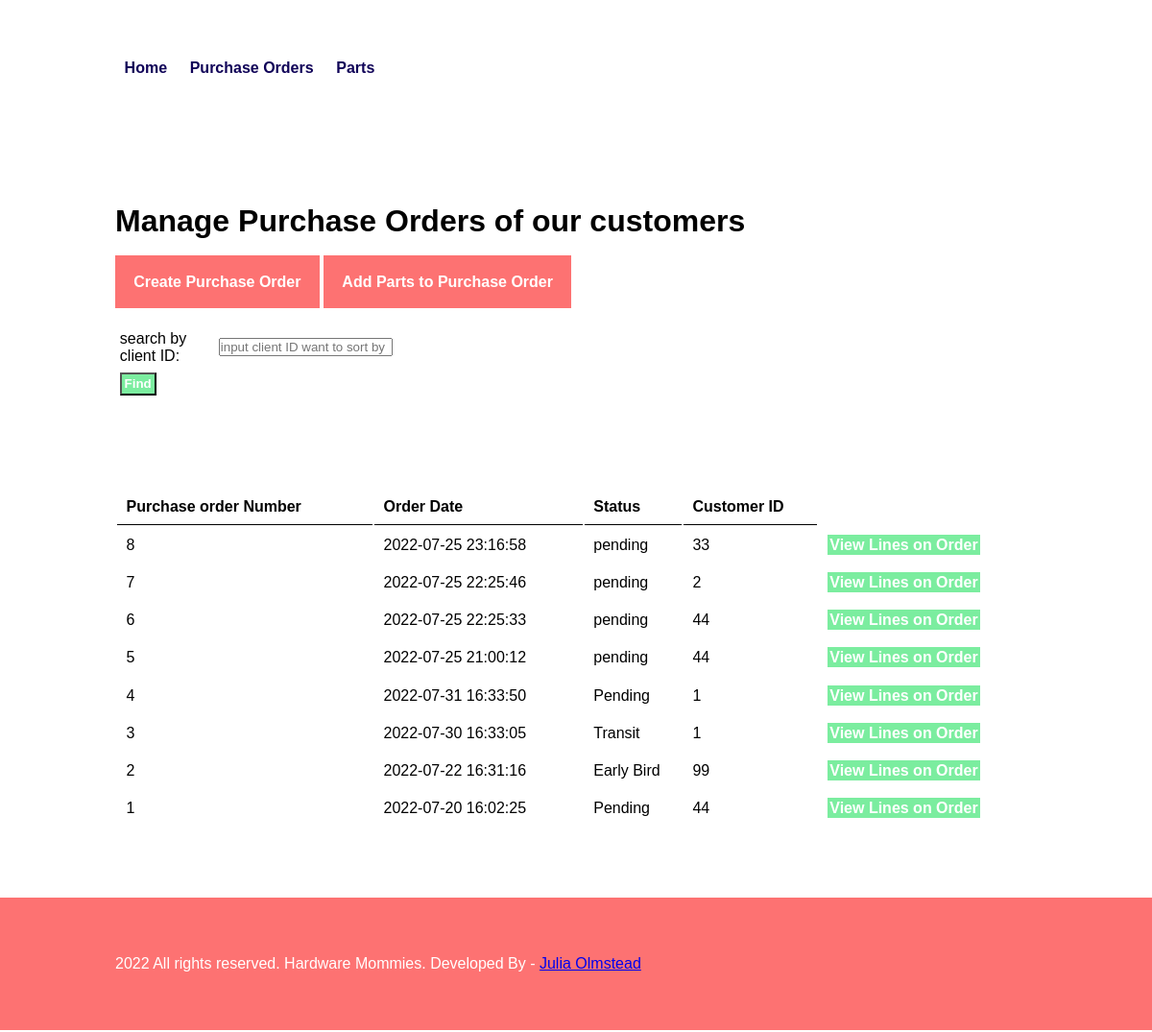
The app's page /hardware-order/admin639/manage-pos639.php with its own data.
### tables this page shows
CREATE TABLE `PurchaseOrder0639` (
  `poNo639` int(11) NOT NULL,
  `datePO639` datetime DEFAULT current_timestamp(),
  `statusPO639` varchar(45) DEFAULT NULL,
  `Clients639_idClients639` int(11) NOT NULL
);

### hardware-order/admin639/manage-pos639.php (the view, shortened to what this page needs)
<?php include ('partials/menu.php');
  ?>
<div class = "main-content">
       <div class = "wrapper">
           <h1> Manage Purchase Orders of our customers </h1>
           <br /><br />
                <a href="<?php echo SITEURL; ?>admin639/add-PO639.php" class="btn-primary">Create Purchase Order</a>
                <a href="<?php echo SITEURL; ?>admin639/add-lines639.php" class="btn-primary">Add Parts to Purchase Order</a>
                <br /><br /><br />
                <form action ="" method= "POST" enctype = "multipart/form-data>" >
        <table class = "tbl-30">
<tr>
     <td> search by client ID:</td>
     <td>
         <input type="text" name="Clients639_idClients639" placeholder = "input client ID want to sort by">
</td>
</tr>
                <tr>
    <td colspan ="2">
        <input type = "submit" name ="submit" value = "Find" class = "btn-secondary">
</table>
    </form>
                <br /><br /><br />
<br><br>
<table class="tbl-full">
    <tr>
        <th>Purchase order Number</th>
        <th>Order Date</th>
        <th>Status</th>
        <th>Customer ID</th>
    <?php
    if(isset($_GET['Clients639_idClients639']))
    {
        $Clients639_idClients639 = $_GET['Clients639_idClients639'];
        $sql2 = "SELECT * FROM PurchaseOrder0639 WHERE Clients639_idClients639= '$Clients639_idClients639' ";
        $res2 = mysqli_query($conn, $sql2);
        $count = mysqli_num_rows($res2);
        if($count>0)
        {
         while($row2=mysqli_fetch_assoc($res2))
         {
            $poNo639 = $row2['poNo639'];
            $datePO639= $row2['datePO639'];
            $statusPO639 = $row2['statusPO639'];
            $Clients639_idClients639 = $row2['Clients639_idClients639'];
            ?>
                    <tr>
                        <td><?php echo $poNo639; ?></td>
                        <td><?php echo $datePO639; ?></td>
                        <td><?php echo $statusPO639; ?></td>
                        <td><?php echo $Clients639_idClients639; ?></td>
                        <td>
                            <a href="<?php echo SITEURL; ?>admin639/manage-lines639.php?PurchaseOrder0639_poNo639=<?php echo $poNo639; ?>" class="btn-secondary">View Lines on Order</a>
                        </td>
                    </tr>
                <?php
         }
    }
}else {
        $sql = "SELECT * FROM PurchaseOrder0639 ORDER BY poNo639 DESC";
        $res = mysqli_query($conn, $sql);
        $count = mysqli_num_rows($res);
        if($count>0)
        {
            while($row=mysqli_fetch_assoc($res))
            {
                $poNo639 = $row['poNo639'];
                $datePO639= $row['datePO639'];
                $statusPO639 = $row['statusPO639'];
                $Clients639_idClients639 = $row['Clients639_idClients639'];
                ?>
                    <tr>
                        <td><?php echo $poNo639; ?></td>
                        <td><?php echo $datePO639; ?></td>
                        <td><?php echo $statusPO639; ?></td>
                        <td><?php echo $Clients639_idClients639; ?></td>
                        <td>
                            <a href="<?php echo SITEURL; ?>admin639/manage-lines639.php?PurchaseOrder0639_poNo639=<?php echo $poNo639; ?>" class="btn-secondary">View Lines on Order</a>
                        </td>
                    </tr>
                <?php
            }
        }
    }
    ?>
</table>
</div>
</div>
<?php include ('partials/footer.php'); ?>

### hardware-order/admin639/partials/menu.php (shortened to what this page needs)
<html>
<head>
        <link rel ="stylesheet" href="../css/admin639.css">
    </head>
    <body>
 <div class = "menu" >
    <div class = "wrapper">
 <ul>
     <li> <a href ="index.php"> Home </a></li>
     <li> <a href ="manage-pos639.php"> Purchase Orders </a></li>
     <li> <a href ="manage-parts639.php"> Parts </a></li>
</ul>
    </div>
</div>

### hardware-order/admin639/partials/footer.php
    <div class = "footer" >
    <div class = "wrapper">
    <p> 2022 All rights reserved. Hardware Mommies. Developed By - <a href ='#'> Julia Olmstead  </a></p>
</div>
</div>
    </body>
</html>

### hardware-order/css/admin639.css (style rules this page uses)
* { margin: 0; padding: 0; font-family: Arial, Helvetica, sans-serif }
.wrapper { padding: 5%; width: 80%; margin: 2px auto; }
.menu ul { list-style-type: none; }
.menu ul li { display: inline; padding: 1%; }
.menu ul li a { text-decoration: none; font-weight: bold; color: #100358; }
.main-content { margin: 1% 0; }
.footer { background: #FD7272; color: white; }
.tbl-full { width: 100%; }
.tbl-30 { width: 30%; }
table tr th { border-bottom: 1px solid black; padding: 1%; text-align: left; }
table tr td { padding: 1%; }
.btn-primary { background-color: #FD7272; text-decoration: none; padding:2%; color: white; text-decoration: none; font-weight: bold; }
.btn-secondary { background-color: #7bed9f; padding: 1%; color: white; text-decoration: none; font-weight: bold; }

### records on screen
purchaseorder0639: poNo639 "8", datePO639 "2022-07-25 23:16:58", statusPO639 "pending", Clients639_idClients639 "33"
purchaseorder0639: poNo639 "7", datePO639 "2022-07-25 22:25:46", statusPO639 "pending", Clients639_idClients639 "2"
purchaseorder0639: poNo639 "6", datePO639 "2022-07-25 22:25:33", statusPO639 "pending", Clients639_idClients639 "44"
purchaseorder0639: poNo639 "5", datePO639 "2022-07-25 21:00:12", statusPO639 "pending", Clients639_idClients639 "44"
purchaseorder0639: poNo639 "4", datePO639 "2022-07-31 16:33:50", statusPO639 "Pending", Clients639_idClients639 "1"
purchaseorder0639: poNo639 "3", datePO639 "2022-07-30 16:33:05", statusPO639 "Transit", Clients639_idClients639 "1"
purchaseorder0639: poNo639 "2", datePO639 "2022-07-22 16:31:16", statusPO639 "Early Bird", Clients639_idClients639 "99"
purchaseorder0639: poNo639 "1", datePO639 "2022-07-20 16:02:25", statusPO639 "Pending", Clients639_idClients639 "44"
